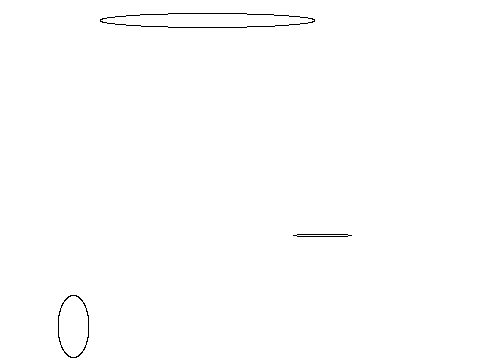

The script that saved this image:
from PIL import Image, ImageDraw
image1 = Image.new('RGB', (480, 360), '#ffffff')
draw = ImageDraw.Draw(image1)
c=[293,234,352,236]
draw.ellipse(c,'#ffffff','#000000')
c=[14,386,1,125]
draw.ellipse(c,'#ffffff','#000000')
c=[42,479,249,40]
draw.ellipse(c,'#ffffff','#000000')
c=[183,461,117,196]
draw.ellipse(c,'#ffffff','#000000')
c=[354,179,3,9]
draw.ellipse(c,'#ffffff','#000000')
c=[395,291,102,170]
draw.ellipse(c,'#ffffff','#000000')
c=[349,100,93,130]
draw.ellipse(c,'#ffffff','#000000')
c=[22,250,102,111]
draw.ellipse(c,'#ffffff','#000000')
c=[58,295,89,357]
draw.ellipse(c,'#ffffff','#000000')
c=[100,13,315,27]
draw.ellipse(c,'#ffffff','#000000')
c=[121,361,178,91]
draw.ellipse(c,'#ffffff','#000000')
c=[472,331,245,207]
draw.ellipse(c,'#ffffff','#000000')
c=[267,241,348,211]
draw.ellipse(c,'#ffffff','#000000')
c=[220,26,76,286]
draw.ellipse(c,'#ffffff','#000000')
c=[282,105,114,286]
draw.ellipse(c,'#ffffff','#000000')
c=[348,63,274,242]
draw.ellipse(c,'#ffffff','#000000')
image1.save('Artist54.png')